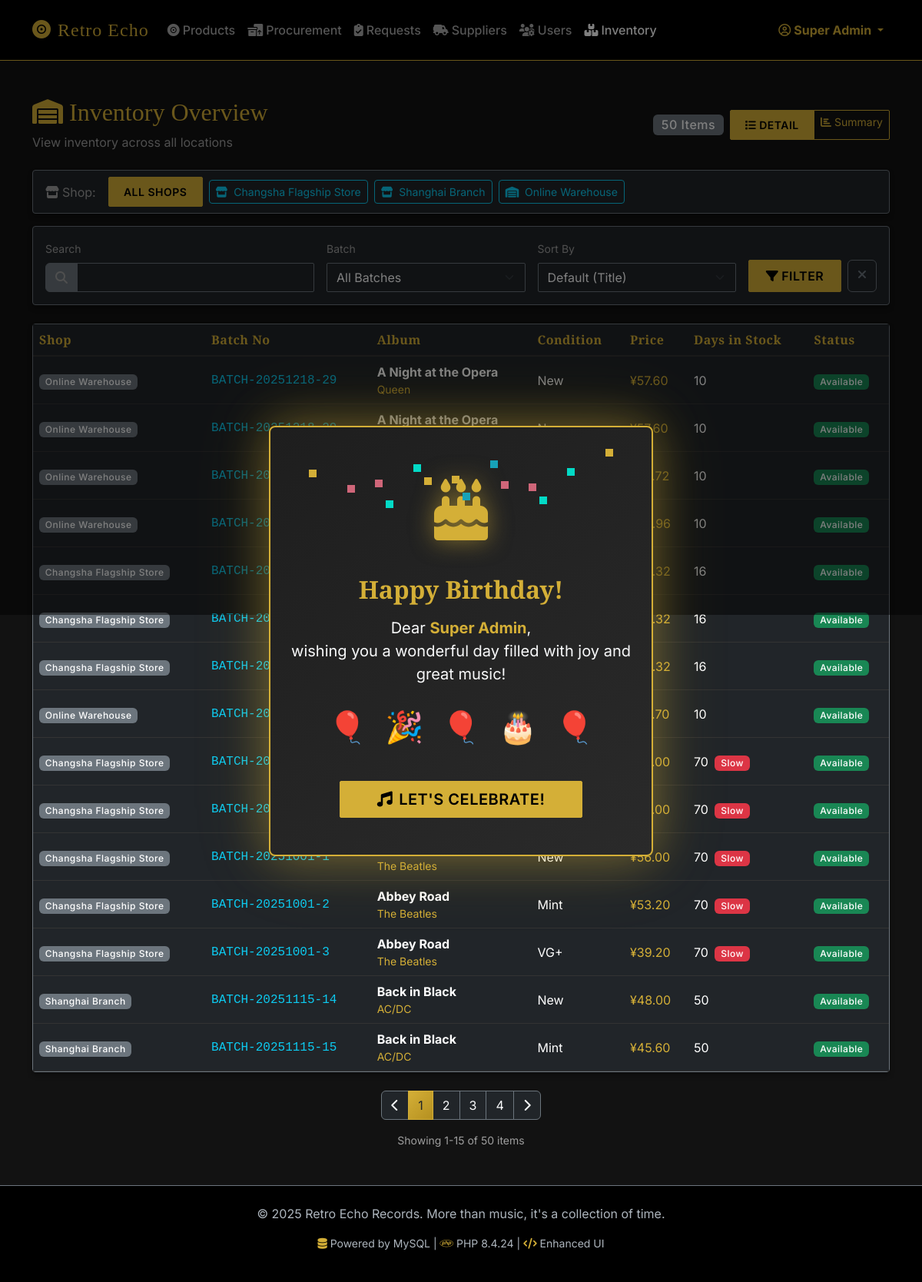
Screenshot of /admin/inventory.php?view=detail&page=1 (signed in) with the database file from the repository.
### tables this page shows
CREATE TABLE StockItem (
    StockItemID INT AUTO_INCREMENT PRIMARY KEY,
    ReleaseID INT NOT NULL,
    ShopID INT NOT NULL,
    SourceType ENUM('Supplier', 'Buyback') NOT NULL,  
    SourceOrderID INT,  
    BatchNo VARCHAR(50) NOT NULL,
    ConditionGrade ENUM('New', 'Mint', 'NM', 'VG+', 'VG') NOT NULL,
    Status ENUM('Available', 'Sold', 'Reserved', 'InTransit') DEFAULT 'Available',
    UnitPrice DECIMAL(10,2) NOT NULL,
    AcquiredDate DATETIME DEFAULT CURRENT_TIMESTAMP,
    DateSold DATETIME DEFAULT NULL,
    FOREIGN KEY (ReleaseID) REFERENCES ReleaseAlbum(ReleaseID),
    FOREIGN KEY (ShopID) REFERENCES Shop(ShopID)
     
);

### public/admin/inventory.php (the view, shortened to what the rows shown need)
<?php
require_once __DIR__ . '/../../includes/auth_guard.php';
require_once __DIR__ . '/../../includes/functions.php';
require_once __DIR__ . '/../../includes/db_procedures.php';
$selectedShopId = isset($_GET['shop_id']) ? (int)$_GET['shop_id'] : 0;
$viewMode = $_GET['view'] ?? 'summary';
$page = max(1, (int)($_GET['page'] ?? 1));
$perPage = 15;
$filters = [
    'search' => trim($_GET['q'] ?? ''),
    'batch'  => $_GET['batch'] ?? '',
    'sort'   => $_GET['sort'] ?? ''
];
if ($selectedShopId > 0) {
    $pageData = prepareInventoryPageDataPaginated($pdo, $selectedShopId, $viewMode, $page, $perPage, $filters);
} else {
    $pageData = prepareInventoryPageDataAllShopsPaginated($pdo, $viewMode, $page, $perPage, $filters);
}
$inventory = $pageData['inventory'];
require_once __DIR__ . '/../../includes/header.php';
?>
<div class="d-flex justify-content-between align-items-center mb-4">
    <div>
        <h2 class="text-warning"><i class="fa-solid fa-warehouse me-2"></i>Inventory Overview</h2>
    </div>
</div>
<?php if ($viewMode === 'summary'): ?>
<div class="card bg-dark border-secondary">
    <div class="table-responsive">
        <table class="table table-dark table-hover align-middle mb-0">
            <thead>
                <tr>
                    <?php if ($selectedShopId == 0): ?><th>Shop</th><?php endif; ?>
                    <th>Album</th>
                    <th>Genre</th>
                    <th>Condition</th>
                    <th class="text-center">Quantity</th>
                    <th>Price Range</th>
                    <th>Avg Price</th>
                </tr>
            </thead>
            <tbody>
                <?php foreach ($inventory as $item): ?>
                <tr>
                    <?php if ($selectedShopId == 0): ?>
                    <td><span class="badge bg-secondary"><?= h($item['ShopName'] ?? 'N/A') ?></span></td>
                    <?php endif; ?>
                    <td>
                        <div class="fw-bold"><?= h($item['Title']) ?></div>
                        <div class="small text-warning"><?= h($item['ArtistName']) ?></div>
                    </td>
                    <td><span class="badge bg-secondary"><?= h($item['Genre']) ?></span></td>
                    <td><?= h($item['ConditionGrade']) ?></td>
                    <td class="text-center">
                        <span class="badge <?= $item['AvailableQuantity'] < 3 ? 'bg-danger' : 'bg-success' ?> fs-6">
                            <?= $item['AvailableQuantity'] ?>
                        </span>
                    </td>
                    <td>
                        <?php if ($item['MinPrice'] == $item['MaxPrice']): ?>
                            <span class="text-warning"><?= formatPrice($item['MinPrice']) ?></span>
                        <?php else: ?>
                            <span class="text-warning"><?= formatPrice($item['MinPrice']) ?></span>
                            <span class="text-muted">~</span>
                            <span class="text-warning"><?= formatPrice($item['MaxPrice']) ?></span>
                        <?php endif; ?>
                    </td>
                    <td class="text-info"><?= formatPrice($item['AvgPrice']) ?></td>
                </tr>
                <?php endforeach; ?>
                <?php if (empty($inventory)): ?>
                <tr>
                    <td colspan="<?= $selectedShopId == 0 ? 7 : 6 ?>" class="text-center text-muted py-4">
                        <?php if (!empty($filters['search']) || !empty($filters['batch'])): ?>
                            No items match your search criteria.
                        <?php else: ?>
                            No inventory items found.
                        <?php endif; ?>
                    </td>
                </tr>
                <?php endif; ?>
            </tbody>
        </table>
    </div>
</div>
<?php else: ?>
<div class="card bg-dark border-secondary">
    <div class="table-responsive">
        <table class="table table-dark table-hover align-middle mb-0">
            <thead>
                <tr>
                    <?php if ($selectedShopId == 0): ?><th>Shop</th><?php endif; ?>
                    <th>Batch No</th>
                    <th>Album</th>
                    <th>Condition</th>
                    <th>Price</th>
                    <th>Days in Stock</th>
                    <th>Status</th>
                </tr>
            </thead>
            <tbody>
                <?php foreach ($inventory as $item): ?>
                <tr>
                    <?php if ($selectedShopId == 0): ?>
                    <td><span class="badge bg-secondary"><?= h($item['ShopName'] ?? 'N/A') ?></span></td>
                    <?php endif; ?>
                    <td class="font-monospace text-info"><?= h($item['BatchNo']) ?></td>
                    <td>
                        <div class="fw-bold"><?= h($item['Title']) ?></div>
                        <div class="small text-warning"><?= h($item['ArtistName']) ?></div>
                    </td>
                    <td><?= h($item['ConditionGrade']) ?></td>
                    <td class="text-warning"><?= formatPrice($item['UnitPrice']) ?></td>
                    <td>
                        <?php
                        $days = $item['DaysInStock'] ?? floor((time() - strtotime($item['AcquiredDate'])) / (60 * 60 * 24));
                        echo $days;
                        if ($days > 60) echo ' <span class="badge bg-danger ms-1">Slow</span>';
                        ?>
                    </td>
                    <td><span class="badge bg-success">Available</span></td>
                </tr>
                <?php endforeach; ?>
            </tbody>
        </table>
    </div>
</div>
<?php endif; ?>
<?php require_once __DIR__ . '/../../includes/footer.php'; ?>

### rows the page displays
stockitem: ShopName "Online Warehouse", BatchNo "BATCH-20251218-29", Title "A Night at the Opera", ArtistName "Queen", ConditionGrade "New", UnitPrice "¥57.60", days "10"
stockitem: ShopName "Online Warehouse", BatchNo "BATCH-20251218-29", Title "A Night at the Opera", ConditionGrade "New", UnitPrice "¥57.60", days "10"
stockitem: ShopName "Online Warehouse", BatchNo "BATCH-20251218-30", UnitPrice "¥54.72", days "10"
stockitem: ShopName "Online Warehouse", BatchNo "BATCH-20251218-31", Title "A Night at the Opera", UnitPrice "¥48.96", days "10"
stockitem: ShopName "Changsha Flagship Store", BatchNo "BATCH-20251215-B1", ArtistName "Queen", UnitPrice "¥40.32", days "16"
stockitem: ShopName "Changsha Flagship Store", BatchNo "BATCH-20251215-B1", Title "A Night at the Opera", ArtistName "Queen", UnitPrice "¥40.32", days "16"
stockitem: ShopName "Changsha Flagship Store", BatchNo "BATCH-20251215-B1", Title "A Night at the Opera", UnitPrice "¥40.32", days "16"
stockitem: ShopName "Online Warehouse", BatchNo "BATCH-20251218-32", Title "A Night at the Opera", ArtistName "Queen", UnitPrice "¥29.70", days "10"
stockitem: ShopName "Changsha Flagship Store", BatchNo "BATCH-20251001-1", UnitPrice "¥56.00", days "70", shows "Slow"
stockitem: ShopName "Changsha Flagship Store", BatchNo "BATCH-20251001-1", UnitPrice "¥56.00", days "70", shows "Slow"
stockitem: ShopName "Changsha Flagship Store", BatchNo "BATCH-20251001-1", ArtistName "The Beatles", ConditionGrade "New", UnitPrice "¥56.00", days "70", shows "Slow"
stockitem: ShopName "Changsha Flagship Store", BatchNo "BATCH-20251001-2", Title "Abbey Road", ArtistName "The Beatles", ConditionGrade "Mint", UnitPrice "¥53.20", days "70", shows "Slow"
stockitem: ShopName "Changsha Flagship Store", BatchNo "BATCH-20251001-3", Title "Abbey Road", ArtistName "The Beatles", ConditionGrade "VG+", UnitPrice "¥39.20", days "70", shows "Slow"
stockitem: ShopName "Shanghai Branch", BatchNo "BATCH-20251115-14", Title "Back in Black", ArtistName "AC/DC", ConditionGrade "New", UnitPrice "¥48.00", days "50"
stockitem: ShopName "Shanghai Branch", BatchNo "BATCH-20251115-15", Title "Back in Black", ArtistName "AC/DC", ConditionGrade "Mint", UnitPrice "¥45.60", days "50"

### other values shown
$_SESSION['username'] "Super Admin"
$_SESSION['birthday_name'] "Super Admin"
$totalItems "50"
$shop['Name'] "Changsha Flagship Store"
$shop['Name'] "Shanghai Branch"
$shop['Name'] "Online Warehouse"
$p "1"
$p "2"
$p "3"
$p "4"
$pagination['offset'] + 1 "1"
$pagination['total_items'] "50"
phpversion() "8.4.24"
